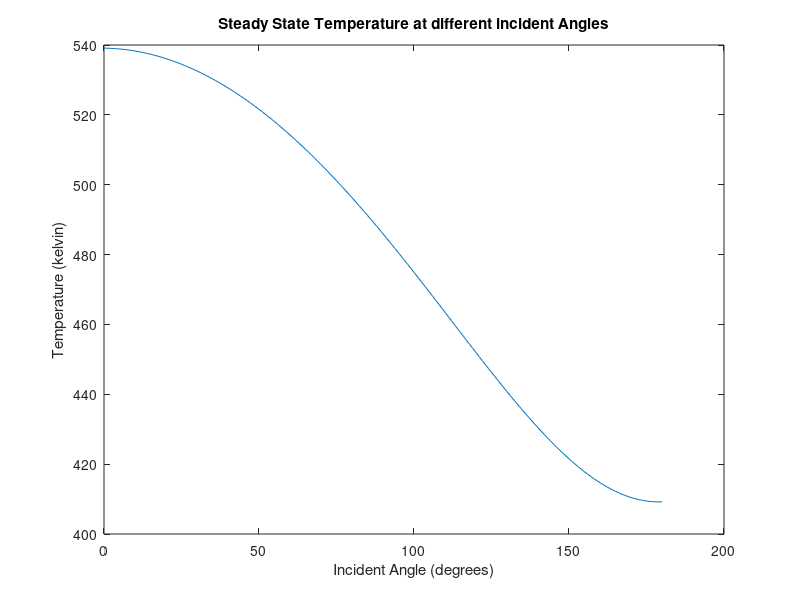
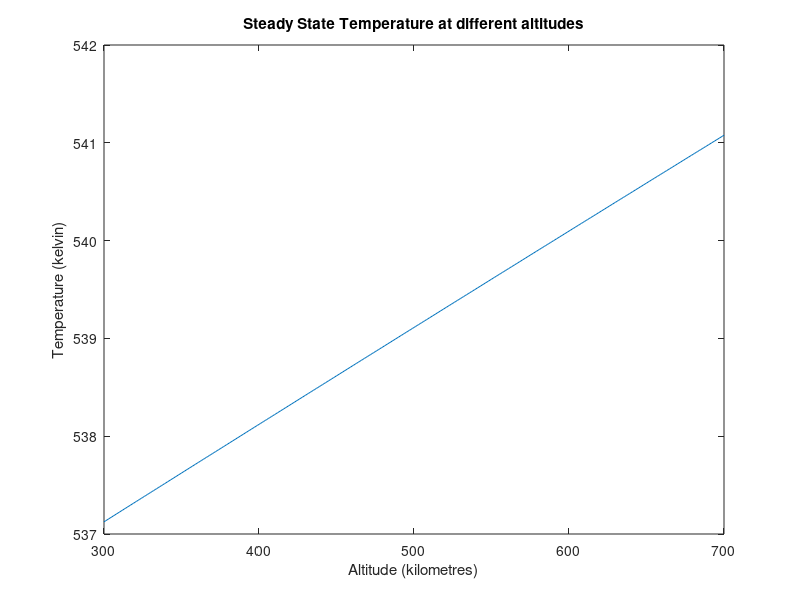

These charts were generated, in order, by the following MATLAB code:
clear 

stefan_boltzmann_constant = 5.67 * 10^(-8);
albedo_factor = 0.35;
solar_constant = 1440;
absorptivity = 1; % assuming a black body - taken from online resource
emissivity = 0.9;
area_surface = 0.01;
altitude = 500;
earth_radius = 6378;
angle = 0;
internal_heat_dissipation=6.9684;

incident_angle = 0:1:180;

count = 1;

for i = 1:181
  view_factor = (altitude + earth_radius)/earth_radius;
   angle = angle + 1;

heat_IR_temperature = stefan_boltzmann_constant * emissivity * view_factor * area_surface * 255^4;
heat_ir_flux = emissivity * area_surface * view_factor * solar_constant;
heat_albedo= absorptivity * area_surface * albedo_factor * view_factor * solar_constant;
solar_heat = absorptivity * area_surface * solar_constant * cosd(angle);

h_out = heat_albedo + solar_heat + heat_ir_flux + heat_IR_temperature + internal_heat_dissipation;
temperature(count) = (h_out/(area_surface * emissivity * stefan_boltzmann_constant))^(0.25);

   count=count+1;
end 


figure(1);
plot (incident_angle,temperature);
title("Steady State Temperature at different incident Angles")
xlabel("Incident Angle (degrees)");
ylabel("Temperature (kelvin)");


angle = 0;
count = 1;
altitude = 300;
altitude_range=300:1:700;

for i = 300:700
  view_factor = (altitude + earth_radius)/earth_radius;
  altitude = altitude + 1;


heat_IR_temperature = stefan_boltzmann_constant * emissivity * view_factor * area_surface * 255^4;
heat_ir_flux = emissivity * area_surface * view_factor * solar_constant;
heat_albedo= absorptivity * area_surface * albedo_factor * view_factor * solar_constant;
solar_heat = absorptivity * area_surface * solar_constant * cosd(angle);

h_out = heat_albedo + solar_heat + heat_ir_flux + heat_IR_temperature + internal_heat_dissipation;
temperature(count) = (h_out/(area_surface * emissivity * stefan_boltzmann_constant))^(0.25);

   count=count+1;
end 

figure(2);
plot (altitude_range,temperature);
title("Steady State Temperature at different altitudes")
xlabel("Altitude (kilometres)");
ylabel("Temperature (kelvin)");
